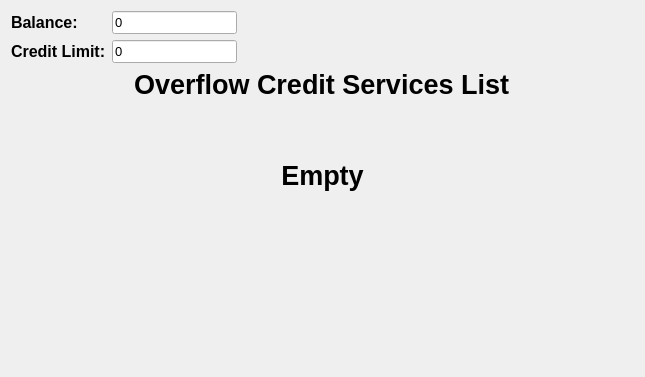
<?xml version="1.0" encoding="UTF-8"?>
<ui version="4.0">
 <class>OverflowCreditServicesList</class>
 <widget class="QWidget" name="OverflowCreditServicesList">
  <property name="geometry">
   <rect>
    <x>0</x>
    <y>0</y>
    <width>645</width>
    <height>377</height>
   </rect>
  </property>
  <property name="windowTitle">
   <string>Form</string>
  </property>
  <layout class="QVBoxLayout" name="verticalLayout_3">
   <item>
    <layout class="QHBoxLayout" name="horizontalLayout_4">
     <item>
      <layout class="QFormLayout" name="formLayout_4">
       <item row="0" column="0">
        <widget class="QLabel" name="balanceLabel">
         <property name="font">
          <font>
           <pointsize>12</pointsize>
           <bold>true</bold>
          </font>
         </property>
         <property name="text">
          <string>Balance:</string>
         </property>
         <property name="alignment">
          <set>Qt::AlignLeading|Qt::AlignLeft|Qt::AlignVCenter</set>
         </property>
        </widget>
       </item>
       <item row="0" column="1">
        <widget class="MoneyLineEdit" name="balanceLineEdit">
         <property name="sizePolicy">
          <sizepolicy hsizetype="Preferred" vsizetype="Fixed">
           <horstretch>0</horstretch>
           <verstretch>0</verstretch>
          </sizepolicy>
         </property>
         <property name="font">
          <font>
           <pointsize>10</pointsize>
           <kerning>true</kerning>
          </font>
         </property>
         <property name="text">
          <string>0</string>
         </property>
         <property name="readOnly">
          <bool>true</bool>
         </property>
        </widget>
       </item>
       <item row="1" column="0">
        <widget class="QLabel" name="creditLimitLabel">
         <property name="font">
          <font>
           <pointsize>12</pointsize>
           <bold>true</bold>
          </font>
         </property>
         <property name="text">
          <string>Credit Limit:</string>
         </property>
        </widget>
       </item>
       <item row="1" column="1">
        <widget class="MoneyLineEdit" name="creditLimitLineEdit">
         <property name="sizePolicy">
          <sizepolicy hsizetype="Preferred" vsizetype="Fixed">
           <horstretch>0</horstretch>
           <verstretch>0</verstretch>
          </sizepolicy>
         </property>
         <property name="font">
          <font>
           <pointsize>10</pointsize>
          </font>
         </property>
         <property name="text">
          <string>0</string>
         </property>
         <property name="maxLength">
          <number>32765</number>
         </property>
         <property name="readOnly">
          <bool>true</bool>
         </property>
        </widget>
       </item>
      </layout>
     </item>
     <item>
      <spacer name="horizontalSpacer_6">
       <property name="orientation">
        <enum>Qt::Horizontal</enum>
       </property>
       <property name="sizeHint" stdset="0">
        <size>
         <width>40</width>
         <height>20</height>
        </size>
       </property>
      </spacer>
     </item>
     <item alignment="Qt::AlignTop">
      <widget class="ClickableLabel" name="closeButton">
       <property name="maximumSize">
        <size>
         <width>32</width>
         <height>32</height>
        </size>
       </property>
       <property name="baseSize">
        <size>
         <width>32</width>
         <height>32</height>
        </size>
       </property>
       <property name="text">
        <string/>
       </property>
       <property name="pixmap">
        <pixmap>assets/images/close-button.png</pixmap>
       </property>
       <property name="scaledContents">
        <bool>true</bool>
       </property>
      </widget>
     </item>
    </layout>
   </item>
   <item alignment="Qt::AlignHCenter|Qt::AlignVCenter">
    <widget class="QLabel" name="overflowCreditServicesListLabel">
     <property name="sizePolicy">
      <sizepolicy hsizetype="Maximum" vsizetype="Maximum">
       <horstretch>0</horstretch>
       <verstretch>0</verstretch>
      </sizepolicy>
     </property>
     <property name="font">
      <font>
       <pointsize>20</pointsize>
       <bold>true</bold>
      </font>
     </property>
     <property name="text">
      <string>Overflow Credit Services List</string>
     </property>
    </widget>
   </item>
   <item>
    <widget class="QScrollArea" name="scrollArea">
     <property name="styleSheet">
      <string notr="true">width: 0;</string>
     </property>
     <property name="frameShape">
      <enum>QFrame::NoFrame</enum>
     </property>
     <property name="verticalScrollBarPolicy">
      <enum>Qt::ScrollBarAsNeeded</enum>
     </property>
     <property name="widgetResizable">
      <bool>true</bool>
     </property>
     <widget class="QWidget" name="scrollAreaWidgetContents">
      <property name="geometry">
       <rect>
        <x>0</x>
        <y>0</y>
        <width>627</width>
        <height>257</height>
       </rect>
      </property>
      <layout class="QVBoxLayout" name="verticalLayout">
       <item>
        <widget class="QWidget" name="overflowCreditServicesListWidget" native="true">
         <layout class="QVBoxLayout" name="overflowCreditServicesListLayout">
          <property name="leftMargin">
           <number>0</number>
          </property>
          <property name="topMargin">
           <number>0</number>
          </property>
          <property name="rightMargin">
           <number>0</number>
          </property>
          <property name="bottomMargin">
           <number>0</number>
          </property>
          <item>
           <widget class="QLabel" name="emptyLabel">
            <property name="sizePolicy">
             <sizepolicy hsizetype="Expanding" vsizetype="Expanding">
              <horstretch>0</horstretch>
              <verstretch>0</verstretch>
             </sizepolicy>
            </property>
            <property name="font">
             <font>
              <pointsize>20</pointsize>
              <bold>true</bold>
             </font>
            </property>
            <property name="text">
             <string>Empty</string>
            </property>
            <property name="alignment">
             <set>Qt::AlignCenter</set>
            </property>
           </widget>
          </item>
         </layout>
        </widget>
       </item>
       <item>
        <spacer name="verticalSpacer">
         <property name="orientation">
          <enum>Qt::Vertical</enum>
         </property>
         <property name="sizeHint" stdset="0">
          <size>
           <width>20</width>
           <height>40</height>
          </size>
         </property>
        </spacer>
       </item>
      </layout>
     </widget>
    </widget>
   </item>
  </layout>
 </widget>
 <customwidgets>
  <customwidget>
   <class>ClickableLabel</class>
   <extends>QLabel</extends>
   <header>ClickableLabel.h</header>
  </customwidget>
  <customwidget>
   <class>MoneyLineEdit</class>
   <extends>QLineEdit</extends>
   <header>MoneyLineEdit.h</header>
  </customwidget>
 </customwidgets>
 <resources/>
 <connections/>
</ui>
